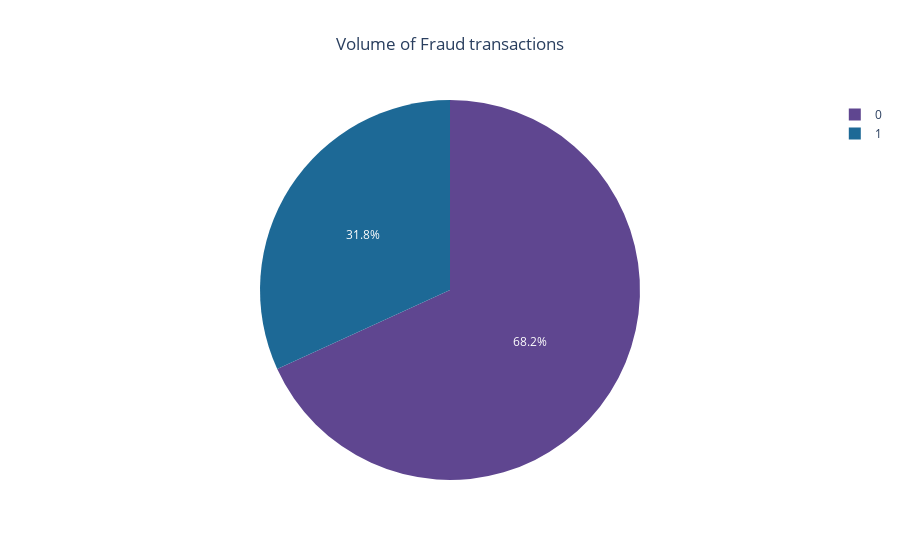

Source (notebook cell):
### Code cell
import plotly.express as px

a = px.pie(data_train_clean.groupby('FraudResult').sum()[['Value']].reset_index(), 
           values = 'Value', names ='FraudResult',
           title='Volume of Fraud transactions',
           color_discrete_sequence=px.colors.qualitative.Prism,
   #        color_discrete_map={'0':'lightcyan',
     #                          '1':'cyan',
      #                          })
                                  )
a.update_layout(title_x=0.5)

                                  
                
#a.write_image('graphs/Volume_of_fraud_transactions.png')

### Figure 1 — Plotly figure (JSON) as saved in the notebook; plotly's stock layout.template omitted (floating-point values rounded to 4 significant figures)
{"data": [{"domain": {"x": [0, 1], "y": [0, 1]}, "hovertemplate": "FraudResult=%{label}<br>Value=%{value}<extra></extra>", "labels": [0, 1], "legendgroup": "", "name": "", "showlegend": true, "type": "pie", "values": [645678490, 301431171]}], "layout": {"autosize": true, "legend": {"tracegroupgap": 0}, "piecolorway": ["rgb(95, 70, 144)", "rgb(29, 105, 150)", "rgb(56, 166, 165)", "rgb(15, 133, 84)", "rgb(115, 175, 72)", "rgb(237, 173, 8)", "rgb(225, 124, 5)", "rgb(204, 80, 62)", "rgb(148, 52, 110)", "rgb(111, 64, 112)", "rgb(102, 102, 102)"], "title": {"text": "Volume of Fraud transactions", "x": 0.5}}}
